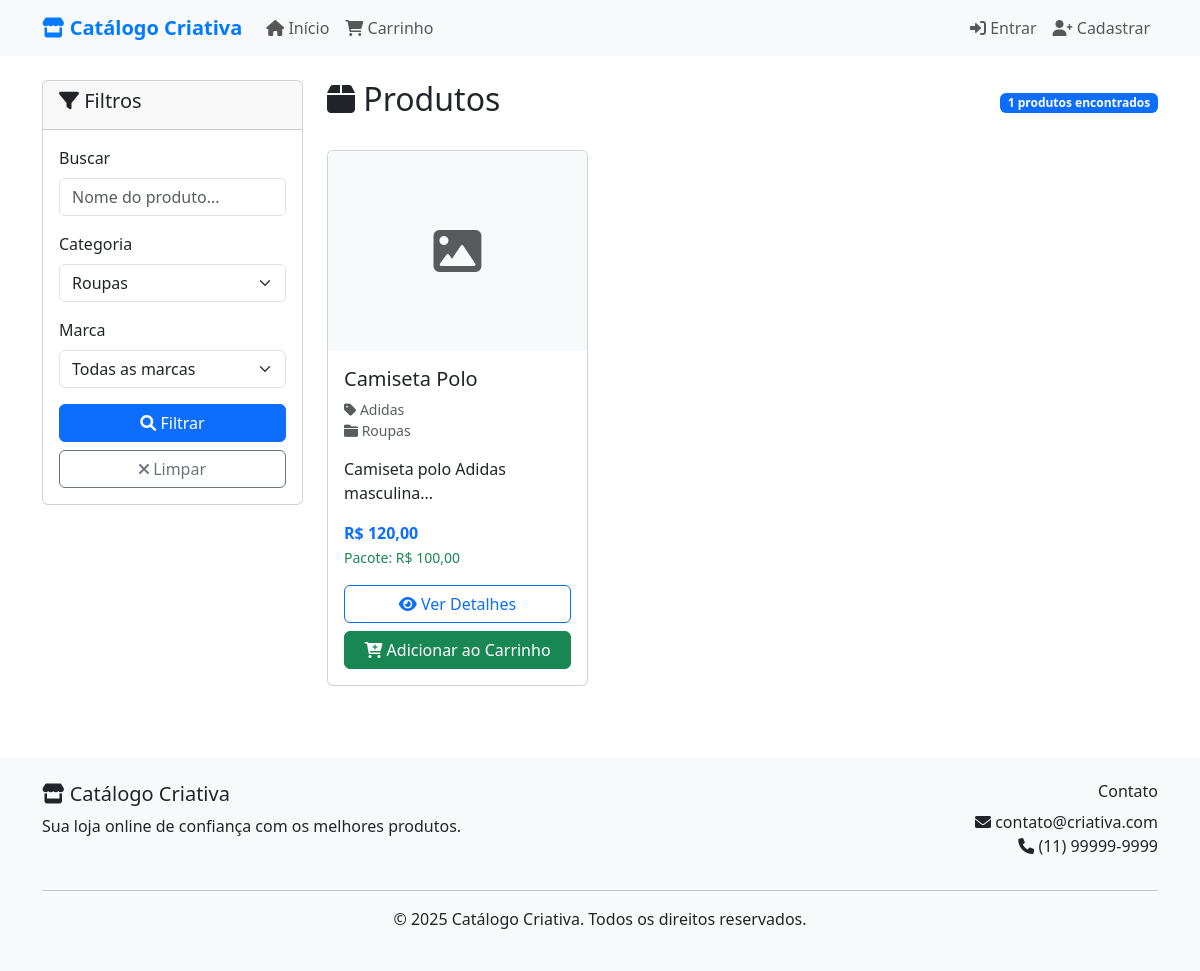
/?controller=home&action=index&category=2, run on the app's committed database.
### tables this page shows
CREATE TABLE IF NOT EXISTS products (
    id INT AUTO_INCREMENT PRIMARY KEY,
    name VARCHAR(255) NOT NULL,
    brand_id INT,
    category_id INT,
    description TEXT,
    unit_price DECIMAL(10,2) NOT NULL,
    package_price DECIMAL(10,2),
    status ENUM('available', 'unavailable') DEFAULT 'available',
    created_at TIMESTAMP DEFAULT CURRENT_TIMESTAMP,
    updated_at TIMESTAMP DEFAULT CURRENT_TIMESTAMP ON UPDATE CURRENT_TIMESTAMP,
    FOREIGN KEY (brand_id) REFERENCES brands(id) ON DELETE SET NULL,
    FOREIGN KEY (category_id) REFERENCES categories(id) ON DELETE SET NULL
);

CREATE TABLE IF NOT EXISTS categories (
    id INT AUTO_INCREMENT PRIMARY KEY,
    name VARCHAR(255) NOT NULL,
    description TEXT,
    created_at TIMESTAMP DEFAULT CURRENT_TIMESTAMP
);

CREATE TABLE IF NOT EXISTS brands (
    id INT AUTO_INCREMENT PRIMARY KEY,
    name VARCHAR(255) NOT NULL,
    description TEXT,
    created_at TIMESTAMP DEFAULT CURRENT_TIMESTAMP
);

### core/Controller.php (called while the page is built, shortened)
<?php
class Controller {
    protected function view($view, $data = []) {
        extract($data);
        require_once "views/$view.php";
    }
}
?>

### controllers/HomeController.php (called while the page is built, shortened)
<?php
class HomeController extends Controller {
    private $productModel;
    private $categoryModel;
    private $brandModel;
    public function __construct() {
        $this->productModel = new Product();
        $this->categoryModel = new Category();
        $this->brandModel = new Brand();
    }
    public function index() {
        $filters = [
            'status' => 'available'
        ];
        if (!empty($_GET['category'])) {
            $filters['category_id'] = $_GET['category'];
        }
        $products = $this->productModel->getAll($filters);
        $categories = $this->categoryModel->getAll();
        $brands = $this->brandModel->getAll();
        $this->view('home/index', [
            'products' => $products,
            'categories' => $categories,
            'brands' => $brands,
            'filters' => $filters
        ]);
    }
}
?>

### core/Database.php (called while the page is built, shortened)
<?php
class Database {
    private static $instance = null;
    private $connection;
    private function __construct() {
        try {
            $this->connection = new PDO(
                "mysql:host=" . DB_HOST . ";dbname=" . DB_NAME . ";charset=utf8",
                DB_USER,
                DB_PASS,
                [
                    PDO::ATTR_ERRMODE => PDO::ERRMODE_EXCEPTION,
                    PDO::ATTR_DEFAULT_FETCH_MODE => PDO::FETCH_ASSOC,
                    PDO::ATTR_EMULATE_PREPARES => false
                ]
            );
        } catch (PDOException $e) {
            die("Erro na conexão: " . $e->getMessage());
        }
    }
    public static function getInstance() {
        if (self::$instance === null) {
            self::$instance = new self();
        }
        return self::$instance;
    }
    public function query($sql, $params = []) {
        $stmt = $this->connection->prepare($sql);
        $stmt->execute($params);
        return $stmt;
    }
    public function fetchAll($sql, $params = []) {
        $stmt = $this->query($sql, $params);
        return $stmt->fetchAll();
    }
}
?>

### models/Category.php (called while the page is built, shortened)
<?php
class Category {
    private $db;
    public function __construct() {
        $this->db = Database::getInstance();
    }
    public function getAll() {
        $sql = "SELECT * FROM categories ORDER BY name";
        return $this->db->fetchAll($sql);
    }
}
?>

### models/Product.php (called while the page is built, shortened)
<?php
class Product {
    private $db;
    public function __construct() {
        $this->db = Database::getInstance();
    }
    public function getAll($filters = []) {
        $sql = "SELECT p.*, b.name as brand_name, c.name as category_name
                FROM products p
                LEFT JOIN brands b ON p.brand_id = b.id
                LEFT JOIN categories c ON p.category_id = c.id
                WHERE 1=1";
        $params = [];
        if (!empty($filters['status'])) {
            $sql .= " AND p.status = ?";
            $params[] = $filters['status'];
        }
        if (!empty($filters['category_id'])) {
            $sql .= " AND p.category_id = ?";
            $params[] = $filters['category_id'];
        }
        $sql .= " ORDER BY p.created_at DESC";
        return $this->db->fetchAll($sql, $params);
    }
}
?>

### views/home/index.php (the view, shortened to what this page needs)
<?php require_once 'views/layout/header.php'; ?>
<div class="container mt-4">
    <div class="row">
        <div class="col-md-3">
            <div class="card">
                <div class="card-header">
                    <h5><i class="fas fa-filter"></i> Filtros</h5>
                </div>
                <div class="card-body">
                    <form method="GET">
                        <div class="mb-3">
                            <label class="form-label">Buscar</label>
                            <input type="text" class="form-control" name="search" value="<?= htmlspecialchars($filters['search'] ?? '') ?>" placeholder="Nome do produto...">
                        </div>
                        <div class="mb-3">
                            <label class="form-label">Categoria</label>
                            <select class="form-select" name="category">
                                <?php foreach ($categories as $category): ?>
                                    <option value="<?= $category['id'] ?>" <?= ($filters['category_id'] ?? '') == $category['id'] ? 'selected' : '' ?>>
                                        <?= htmlspecialchars($category['name']) ?>
                                    </option>
                                <?php endforeach; ?>
                            </select>
                        </div>
                        <div class="mb-3">
                            <label class="form-label">Marca</label>
                            <select class="form-select" name="brand">
                                <option value="">Todas as marcas</option>
                            </select>
                        </div>
                        <button type="submit" class="btn btn-primary w-100">
                            <i class="fas fa-search"></i> Filtrar
                        </button>
                        <a href="<?= BASE_URL ?>" class="btn btn-outline-secondary w-100 mt-2">
                            <i class="fas fa-times"></i> Limpar
                        </a>
                    </form>
                </div>
            </div>
        </div>
        <div class="col-md-9">
            <div class="d-flex justify-content-between align-items-center mb-4">
                <h2><i class="fas fa-box"></i> Produtos</h2>
                <span class="badge bg-primary"><?= count($products) ?> produtos encontrados</span>
            </div>
            <?php if (empty($products)): ?>
                <div class="alert alert-info text-center">
                    <i class="fas fa-info-circle"></i> Nenhum produto encontrado com os filtros aplicados.
                </div>
            <?php else: ?>
                <div class="row">
                    <?php foreach ($products as $product): ?>
                        <div class="col-md-4 mb-4">
                            <div class="card h-100">
                                <?php
                                $primaryImage = null;
                                ?>
                                <?php if ($primaryImage): ?>
                                    <img src="<?= BASE_URL ?>/uploads/products/<?= $primaryImage['image_path'] ?>" class="card-img-top product-image" alt="<?= htmlspecialchars($product['name']) ?>">
                                <?php else: ?>
                                    <div class="card-img-top product-image bg-light d-flex align-items-center justify-content-center">
                                        <i class="fas fa-image fa-3x text-muted"></i>
                                    </div>
                                <?php endif; ?>
                                <div class="card-body d-flex flex-column">
                                    <h5 class="card-title"><?= htmlspecialchars($product['name']) ?></h5>
                                    <p class="card-text text-muted small">
                                        <i class="fas fa-tag"></i> <?= htmlspecialchars($product['brand_name'] ?? 'Sem marca') ?><br>
                                        <i class="fas fa-folder"></i> <?= htmlspecialchars($product['category_name'] ?? 'Sem categoria') ?>
                                    </p>
                                    <p class="card-text"><?= htmlspecialchars(substr($product['description'], 0, 100)) ?>...</p>
                                    <div class="mt-auto">
                                        <div class="d-flex justify-content-between align-items-center mb-3">
                                            <div>
                                                <strong class="text-primary">R$ <?= number_format($product['unit_price'], 2, ',', '.') ?></strong>
                                                <?php if ($product['package_price']): ?>
                                                    <br><small class="text-success">Pacote: R$ <?= number_format($product['package_price'], 2, ',', '.') ?></small>
                                                <?php endif; ?>
                                            </div>
                                        </div>
                                        <div class="d-grid gap-2">
                                            <a href="<?= BASE_URL ?>?controller=home&action=product&id=<?= $product['id'] ?>" class="btn btn-outline-primary">
                                                <i class="fas fa-eye"></i> Ver Detalhes
                                            </a>
                                            <button class="btn btn-success" onclick="addToCart(<?= $product['id'] ?>)">
                                                <i class="fas fa-cart-plus"></i> Adicionar ao Carrinho
                                            </button>
                                        </div>
                                    </div>
                                </div>
                            </div>
                        </div>
                    <?php endforeach; ?>
                </div>
            <?php endif; ?>
        </div>
    </div>
</div>
<?php require_once 'views/layout/footer.php'; ?>

### views/layout/header.php (style rules this page uses)
.card { transition: transform 0.2s; }
.product-image { height: 200px; object-fit: cover; }

### data on the page
products: category "Roupas", name "Camiseta Polo", brand.name "Adidas", category.name "Roupas", description "Camiseta polo Adidas masculina", unit_price "120,00", package_price "100,00"

### other printed values
count($products) "1"
